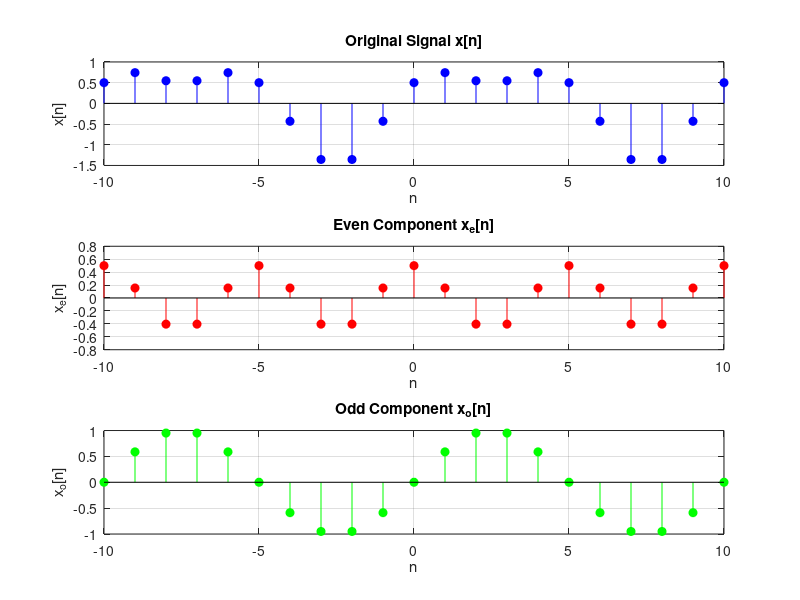
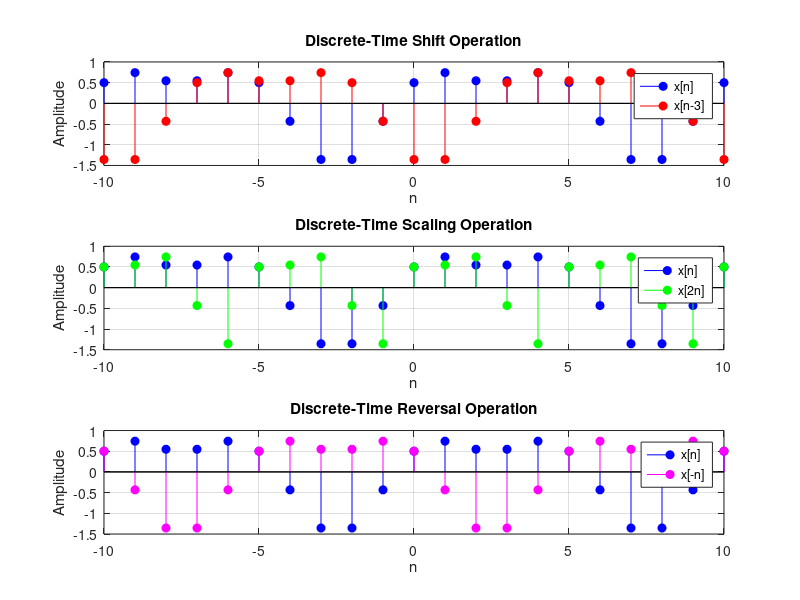

Write MATLAB code to recreate these figures, in order.

% DISCLAIMER--> ALL THESE CODES ARE COMPATIBLE WITH THE MATLAB 25 VERSION,
% not being compatible with matlab 2021a is not the author's problem, do
% not blame the author in case that happens.






function discrete_signal_analysis()

 
    n = -10:10;                          % discrete-time index
    x = @(n) sin(0.2*pi*n) + 0.5*cos(0.4*pi*n); % example discrete-time signal

  
    evenOdd(x, n);

    
    timeOperations(x, n);

end


function evenOdd(x, n)
    % Compute even and odd components
    x_even = (x(n) + x(-n))/2;
    x_odd  = (x(n) - x(-n))/2;

    % Plot
    figure;
    subplot(3,1,1);
    stem(n, x(n), 'b', 'filled'); hold on;
    title('Original Signal x[n]');
    xlabel('n'); ylabel('x[n]'); grid on;

    subplot(3,1,2);
    stem(n, x_even, 'r', 'filled');
    title('Even Component x_e[n]');
    xlabel('n'); ylabel('x_e[n]'); grid on;

    subplot(3,1,3);
    stem(n, x_odd, 'g', 'filled');
    title('Odd Component x_o[n]');
    xlabel('n'); ylabel('x_o[n]'); grid on;

end


function timeOperations(x, n)
    % Define transformations
    x_shift = @(n) x(n - 3);     
    x_rev   = @(n) x(-n);        
    x_scale = @(n) x(2*n);       

   
    figure;

    subplot(3,1,1);
    stem(n, x(n), 'b', 'filled'); hold on;
    stem(n, x_shift(n), 'r', 'filled');
    legend('x[n]','x[n-3]');
    title('Discrete-Time Shift Operation');
    xlabel('n'); ylabel('Amplitude'); grid on;

    subplot(3,1,2);
    stem(n, x(n), 'b', 'filled'); hold on;
    stem(n, x_scale(n), 'g', 'filled');
    legend('x[n]','x[2n]');
    title('Discrete-Time Scaling Operation');
    xlabel('n'); ylabel('Amplitude'); grid on;

    subplot(3,1,3);
    stem(n, x(n), 'b', 'filled'); hold on;
    stem(n, x_rev(n), 'm', 'filled');
    legend('x[n]','x[-n]');
    title('Discrete-Time Reversal Operation');
    xlabel('n'); ylabel('Amplitude'); grid on;

end





% Note that the only difference between the codes of discrete time and
% continous time signals is that the step is 1, and plot is replaced with
% stem.



function plotComplex()


    clc; clear; close all;


n = 0:20;  % Discrete-time index

% Example values for r and Omega
r = 1; 
Omega = 2; 

gamma = r/Omega;  % Real positive


% Case 1: 0 < gamma < 1 (decaying)

x1 = gamma.^n;


% Case 2: gamma > 1 (growing)

gamma2 = 2;  % gamma > 1
x2 = gamma2.^n;

% Case 3: complex gamma (oscillatory)

gamma3 = 0.9*exp(1j*pi/4);   % magnitude < 1, complex
x3 = gamma3.^n;
figure;

subplot(3,1,1);
stem(n, x1, 'filled');
title(['Decaying Exponential: \gamma = ' num2str(gamma)]);
xlabel('n'); ylabel('x[n]');
grid on;

subplot(3,1,2);
stem(n, x2, 'filled');
title(['Growing Exponential: \gamma = ' num2str(gamma2)]);
xlabel('n'); ylabel('x[n]');
grid on;

subplot(3,1,3);
stem(n, abs(x3), 'filled'); hold on;
stem(n, real(x3), 'r--'); 
stem(n, imag(x3), 'g--');
title(['Complex Exponential: \gamma = ' num2str(abs(gamma3)) 'e^{j\theta}']);
xlabel('n'); ylabel('x[n]');
legend('Magnitude','Real','Imag');
grid on;

sgtitle('Discrete-Time Exponential Signals x[n] = \gamma^n u[n]');



end